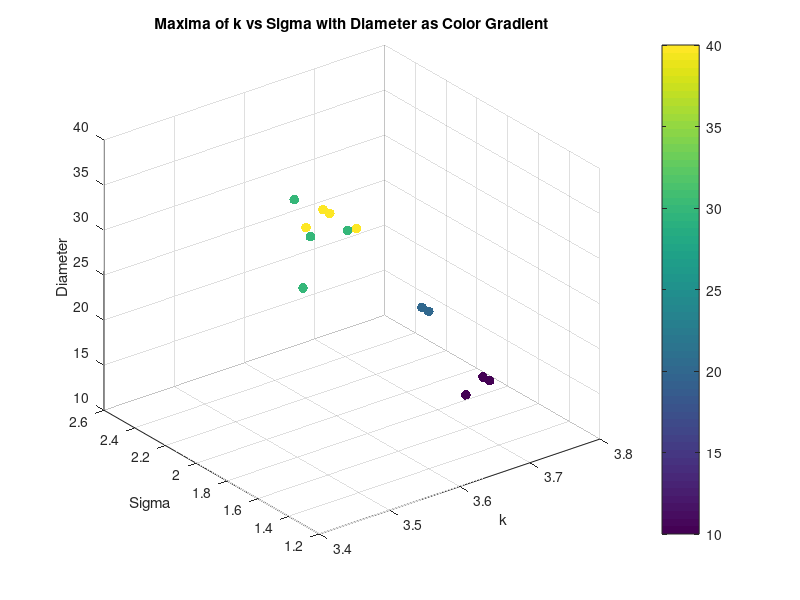
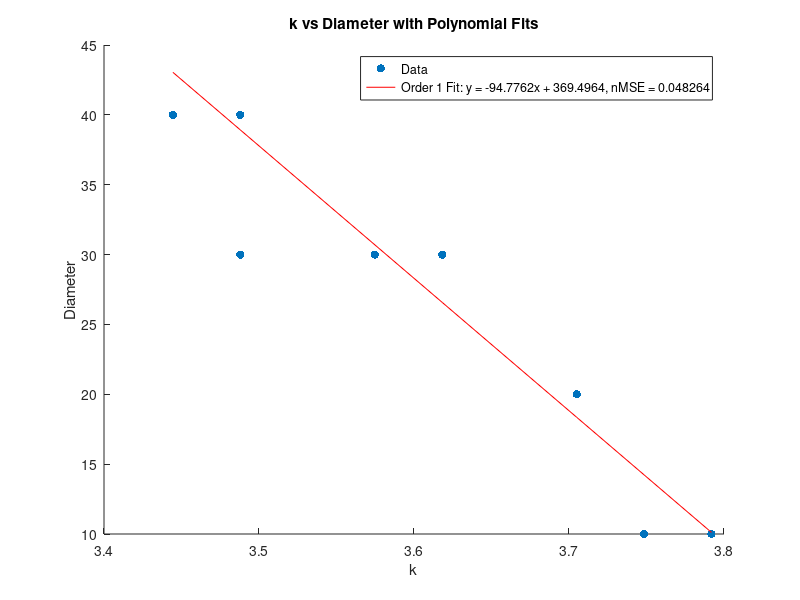

Source code (MATLAB) for these figures, in order:
clear all;
close all;


% %% Torque Analysis
% load('maxima_data.mat');
% scatter3(maxima_k, maxima_sigma, torque_values, 20, maxima_corr, 'filled');
% xlabel('k');
% ylabel('Sigma');
% zlabel('Torque');
% title('Maxima of k vs Sigma with Torque as Color Gradient');
% colorbar;
% grid on;
% % K means clustering of torque into 10 clusters, taking mean of each cluster k, sigma and corr too
% [cluster_idx, cluster_centers] = kmeans(torque_values', 10);
% % Take the mean of each cluster
% torque_means = zeros(10, 1);
% sigma_means = zeros(10, 1);
% k_means = zeros(10, 1);
% corr_means = zeros(10, 1);
% for i = 1:10
%     torque_means(i) = mean(torque_values(cluster_idx == i));
%     sigma_means(i) = mean(maxima_sigma(cluster_idx == i));
%     k_means(i) = mean(maxima_k(cluster_idx == i));
%     corr_means(i) = mean(maxima_corr(cluster_idx == i));
% end
% % Plot the clusters
% figure;
% scatter3(k_means, sigma_means, torque_means, 50, corr_means, 'filled');
% xlabel('k');
% ylabel('Sigma');
% zlabel('Torque');
% title('Clustered Maxima of k vs Sigma with Torque as Color Gradient');
% colorbar;
% grid on;
% % Ensure data is sorted for polyfit
% [sigma_sorted, sort_idx] = sort(maxima_sigma);
% torque_sorted = torque_values(sort_idx);
% % Display correlation between torque and sigma
% disp('Correlation between Torque and Sigma:');
% disp(corr(torque_sorted', sigma_sorted'));
% % Display correlation between torque and sigma^2
% disp('Correlation between Torque and Sigma^2:');
% disp(corr(torque_sorted', sigma_sorted'.^2));
% % Polyfit for sigma vs torque (order 1 and 2)
% p1_sigma = polyfit(sigma_sorted, torque_sorted, 1);
% % Calculate fitted values and normalized MSE for sigma vs torque
% fitted_torque_p1_sigma = polyval(p1_sigma, sigma_sorted);
% mse_p1_sigma = mean((torque_sorted - fitted_torque_p1_sigma).^2);
% nmse_p1_sigma = mse_p1_sigma / var(torque_sorted);
% % Display results for sigma vs torque
% disp('Sigma vs Torque:');
% disp(['Order 1 nMSE: ', num2str(nmse_p1_sigma)]);
% %display correlation between torque and sigma
% % Plot for sigma vs torque with polynomial fits (first instance)
% figure;
% plot(sigma_sorted, torque_sorted, 'o', 'DisplayName', 'Data');
% hold on;
% plot(sigma_sorted, fitted_torque_p1_sigma, '-r', 'DisplayName', ...
%     ['Order 1 Fit: y = ', num2str(p1_sigma(1)), 'x + ', num2str(p1_sigma(2)), ...
%     ', nMSE = ', num2str(nmse_p1_sigma)]);
% xlabel('Sigma');
% ylabel('Torque');
% title('Sigma vs Torque with Polynomial Fits');
% legend('show');
% grid on;
% % Ensure data is sorted for polyfit
% [sigma_sorted, sort_idx] = sort(sigma_means);
% torque_sorted = torque_means(sort_idx);
% %Display correlation between torque and sigma
% disp('Correlation between Torque and Sigma:');
% disp(corr(torque_sorted, sigma_sorted));
% %Display correlation between torque and sigma^2
% disp('Correlation between Torque and Sigma^2:');
% disp(corr(torque_sorted, sigma_sorted.^2));
% % Polyfit for sigma vs torque (order 1 and 2)
% p1_sigma = polyfit(sigma_sorted, torque_sorted, 1);
% p2_sigma = polyfit(sigma_sorted, torque_sorted, 2);
% % Calculate zitted values and normalized MSE for sigma vs torque
% fitted_torque_p1_sigma = polyval(p1_sigma, sigma_sorted);
% fitted_torque_p2_sigma = polyval(p2_sigma, sigma_sorted);
% mse_p1_sigma = mean((torque_sorted - fitted_torque_p1_sigma).^2);
% mse_p2_sigma = mean((torque_sorted - fitted_torque_p2_sigma).^2);
% nmse_p1_sigma = mse_p1_sigma / var(torque_sorted);
% nmse_p2_sigma = mse_p2_sigma / var(torque_sorted);
% % Display results for sigma vs torque
% disp('Sigma vs Torque:');
% disp(['Order 1 nMSE: ', num2str(nmse_p1_sigma)]);
% disp(['Order 2 nMSE: ', num2str(nmse_p2_sigma)]);
% % Plot for sigma vs torque with polynomial fits (second instance)
% figure;
% plot(sigma_sorted, torque_sorted, 'o', 'DisplayName', 'Data');
% hold on;
% plot(sigma_sorted, fitted_torque_p1_sigma, '-r', 'DisplayName', ...
%     ['Order 1 Fit: y = ', num2str(p1_sigma(1)), 'x + ', num2str(p1_sigma(2)), ...
%     ', nMSE = ', num2str(nmse_p1_sigma)]);
% plot(sigma_sorted, fitted_torque_p2_sigma, '--g', 'DisplayName', ...
%     ['Order 2 Fit: y = ', num2str(p2_sigma(1)), 'x^2 + ', num2str(p2_sigma(2)), ...
%     'x + ', num2str(p2_sigma(3)), ', nMSE = ', num2str(nmse_p2_sigma)]);
% xlabel('Sigma');
% ylabel('Torque');
% title('Sigma vs Torque with Polynomial Fits');
% legend('show');
% grid on;

%% Diameter Analysis
% Saved as diameter_value, k_values(max_k_idx), sigma_values(max_sigma_idx), max_val
load('maxima_data_Diam.mat');

scatter3(maxima_matrix(:, 2), maxima_matrix(:, 3), maxima_matrix(:, 1), 50, maxima_matrix(:, 1), 'filled'); 
xlabel('k');
ylabel('Sigma');
zlabel('Diameter');
title('Maxima of k vs Sigma with Diameter as Color Gradient');
colorbar;
grid on;

% K vs d
% Ensure data is sorted for polyfit
[k_sorted, sort_idx] = sort(maxima_matrix(:, 2));
d_sorted = maxima_matrix(sort_idx, 1);
% Display correlation between d and k
disp('Correlation between Diameter and k:');
disp(corr(d_sorted, k_sorted));

%plot for k vs diam with polynomial fits
figure;
scatter(k_sorted, d_sorted, 'o', 'filled', 'DisplayName', 'Data');
hold on;
p1_k = polyfit(k_sorted, d_sorted, 1);
fitted_d_p1_k = polyval(p1_k, k_sorted);
mse_p1_k = mean((d_sorted - fitted_d_p1_k).^2);
nmse_p1_k = mse_p1_k / var(d_sorted);
disp('Diameter vs k:');
disp(['Order 1 nMSE: ', num2str(nmse_p1_k)]);
plot(k_sorted, fitted_d_p1_k, '-r', 'DisplayName', ...
    ['Order 1 Fit: y = ', num2str(p1_k(1)), 'x + ', num2str(p1_k(2)), ...
    ', nMSE = ', num2str(nmse_p1_k)]);
xlabel('k');
ylabel('Diameter');
title('k vs Diameter with Polynomial Fits');
legend('show');






